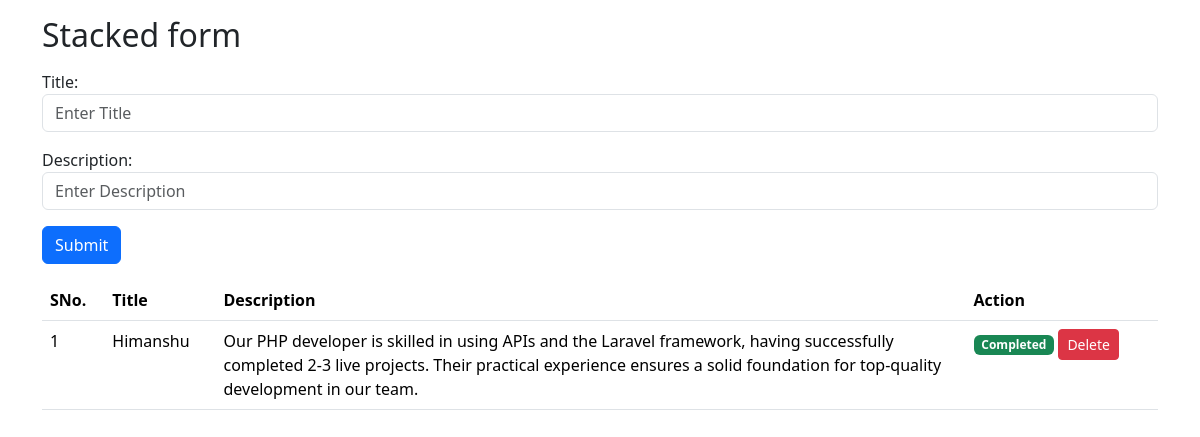
The page / on the database its author committed.
### todo/models.py (models this page shows, shortened)
class Todo(models.Model):
	title = models.CharField(max_length=300)
	description = models.TextField()
	completed = models.BooleanField(default=False)

### todo/views.py (the view)
# urls.py: path('',todo_list,name='todo'),
def todo_list(request):
	todos = Todo.objects.all()
	return render(request,'Main/index.html',{'todo':todos})

### template/Main/index.html (shortened to what this page needs)
<!DOCTYPE html>
<html lang="en">
<head>
  <link href="https://cdn.jsdelivr.net/npm/bootstrap@5.3.3/dist/css/bootstrap.min.css" rel="stylesheet">
</head>
<body>
<div class="container mt-3">
  <h2>Stacked form</h2>
  <form action="{% url 'create_todo' %}" method="POST">
    <div class="mb-3 mt-3">
      <label for="title">Title:</label>
      <input type="text" class="form-control" id="title" placeholder="Enter Title" name="title">
    </div>
    <div class="mb-3">
      <label for="description">Description:</label>
      <input type="text" class="form-control" id="description" placeholder="Enter Description" name="description">
    </div>
    <button type="submit" class="btn btn-primary">Submit</button>
  </form>
</div>
<div class="container mt-3">
  <table class="table table-hover">
    <thead>
      <tr>
        <th>SNo.</th>
        <th>Title</th>
        <th>Description</th>
        <th>Action</th>
      </tr>
    </thead>
    <tbody>
    {% for todos in todo  %}
      <tr>
        <td>{{ forloop.counter }}</td>
        <td>{{ todos.title }}</td>
        <td width="750px">{{ todos.description }}</td>
        <td>
        	{% if todos.completed %}
        	<span class="badge bg-success">Completed</span>
        	{% else %}
        	<a class="btn btn-sm btn-dark" href="{% url 'complete_todo' todos.id %}">Complete</a>
        	{% endif %}
        	<a class="btn btn-sm btn-danger" href="{% url 'delete_todo' todos.id %}">Delete</a>
        </td>
      </tr>
    {% endfor %}
    </tbody>
  </table>
</div>
</body>
</html>

### rows shown on the page
Todo: title "Himanshu", description "Our PHP developer is skilled in using APIs and the Laravel framework, having successfully completed 2-3 live projects. Their practical experience ensures a solid foundation for top-quality development in our team.", completed "Completed"
